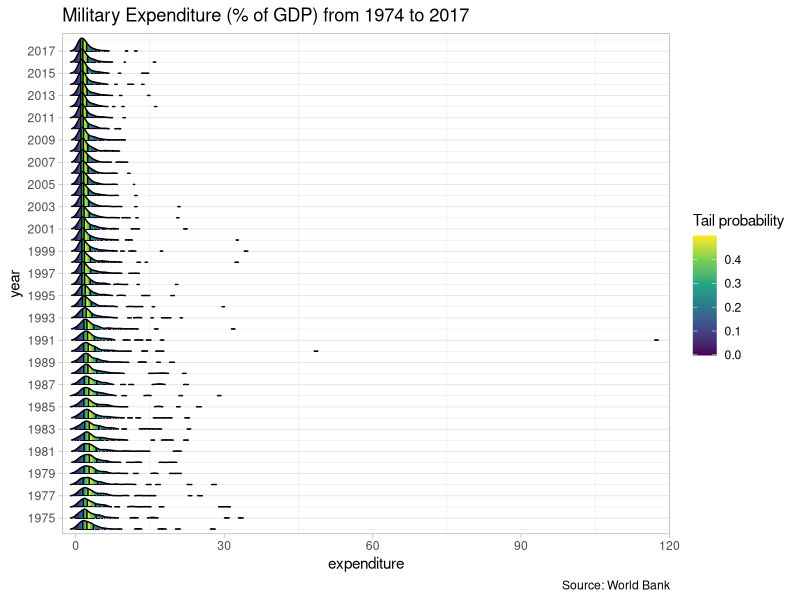
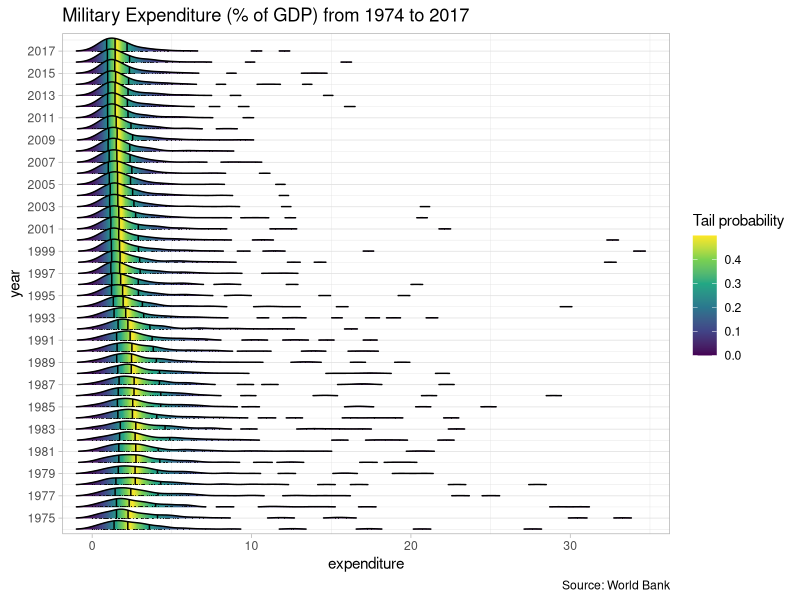
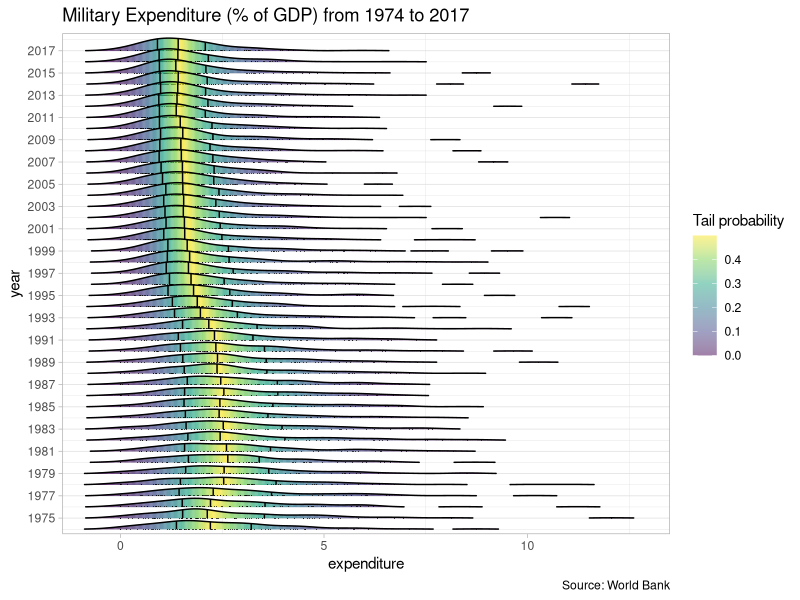
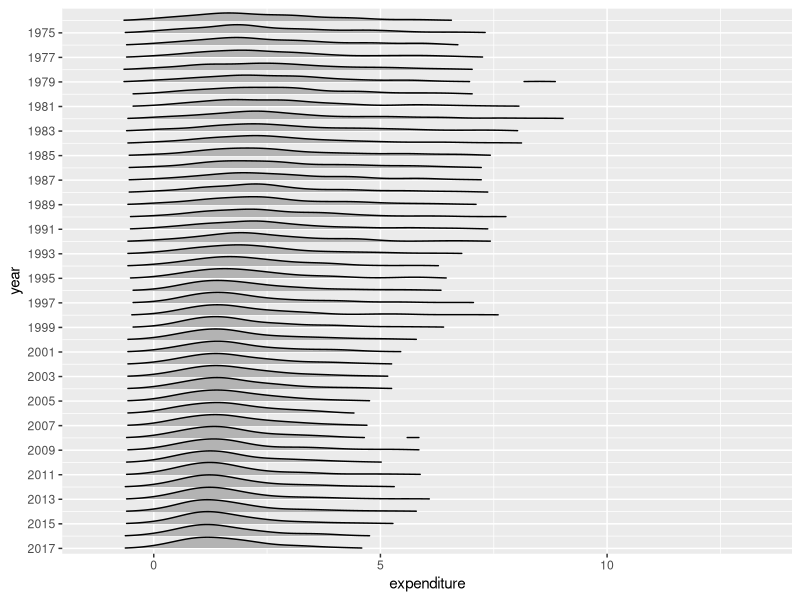
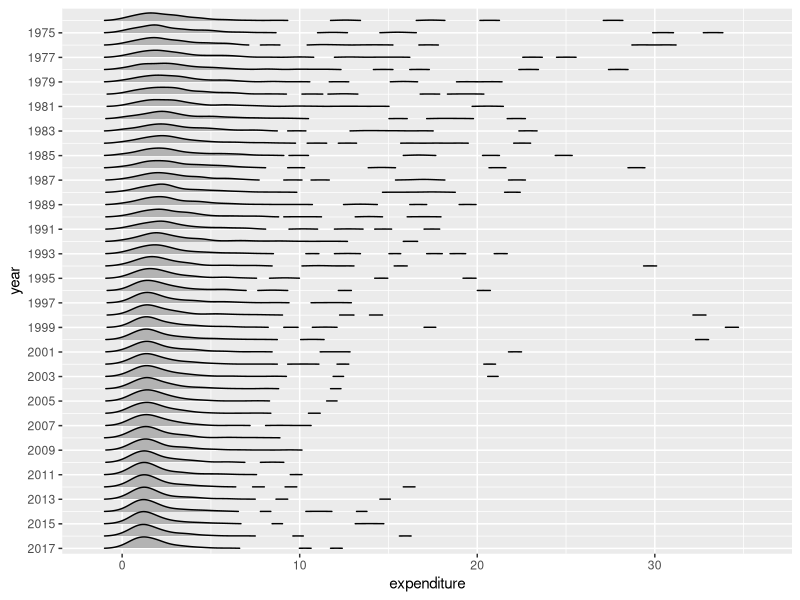

Generate these figures, in order, with R:
library(tidyverse)
library(ggridges)
library(scales)

# Cargar datos ------------------------------------------------------------

mili_exp <- read_csv("data/military_expend.csv")

mili_exp %>%
  ggplot(aes(x = expenditure, y = year, group = year, fill = 0.5 - abs(0.5 - ..ecdf..))) +
  stat_density_ridges(
    geom = "density_ridges_gradient",
    calc_ecdf = TRUE,
    quantiles = 4,
    quantile_lines = TRUE,
    rel_min_height = 0.01,
    jittered_points = TRUE,
    scale = 1.25,
    alpha = 0.7,
    point_shape = ".",
    point_size = 1.25,
    size = 0.25,
    position = position_points_jitter(height = 0)
  ) +
  scale_x_continuous(expand = c(0.01, 0)) +
  scale_y_continuous(breaks = seq(from = 1975, to = 2017, by = 2),
                     expand = c(0.01, 0)) +
  scale_fill_viridis_c(name = "Tail probability") +
  labs(title = "Military Expenditure (% of GDP) from 1974 to 2017",
       caption = "Source: World Bank") +
  theme_light() +
  theme(panel.grid.major.x = element_blank())

mili_exp %>%
  filter(!country == "Kuwait") %>%
  ggplot(aes(x = expenditure, y = year, group = year, fill = 0.5 - abs(0.5 - ..ecdf..))) +
  stat_density_ridges(
    geom = "density_ridges_gradient",
    calc_ecdf = TRUE,
    quantiles = 4,
    quantile_lines = TRUE,
    rel_min_height = 0.01,
    jittered_points = TRUE,
    scale = 1.25,
    alpha = 0.7,
    point_shape = ".",
    point_size = 1.25,
    size = 0.25,
    position = position_points_jitter(height = 0)
  ) +
  scale_x_continuous(expand = c(0.01, 0)) +
  scale_y_continuous(breaks = seq(from = 1975, to = 2017, by = 2),
                     expand = c(0.01, 0)) +
  scale_fill_viridis_c(name = "Tail probability") +
  labs(title = "Military Expenditure (% of GDP) from 1974 to 2017",
       caption = "Source: World Bank") +
  theme_light() +
  theme(panel.grid.major.x = element_blank())

countries_ols <- mili_exp %>% 
  filter((abs(expenditure - median(expenditure)) > 3*sd(expenditure))) %>% 
  select(country) %>% 
  unique()

mili_exp_without_ols <- mili_exp %>% 
  filter(!country %in% as.vector(countries_ols$country))

mili_exp_without_ols  %>% 
  ggplot(aes(x = expenditure, y = year, group = year, fill = 0.5 - abs(0.5 - ..ecdf..))) +
  stat_density_ridges(
    geom = "density_ridges_gradient",
    calc_ecdf = TRUE,
    quantiles = 4,
    quantile_lines = TRUE,
    rel_min_height = 0.01,
    jittered_points = TRUE,
    scale = 1.25,
    alpha = 0.7,
    point_shape = ".",
    point_size = 1,
    size = 0.25,
    position = position_points_jitter(height = 0)
  ) +
  scale_x_continuous(expand = c(0.01, 0)) +
  scale_y_continuous(breaks = seq(from = 1975, to = 2017, by = 2),
                     expand = c(0.01, 0)) +
  scale_fill_viridis_c(name = "Tail probability", alpha = 0.5) +
  labs(title = "Military Expenditure (% of GDP) from 1974 to 2017",
       caption = "Source: World Bank") +
  theme_light() +
  theme(panel.grid.major.x = element_blank())





countries_ols <- mili_exp %>% 
  filter((abs(expenditure - median(expenditure)) > 3*sd(expenditure))) %>% 
  select(country) %>% 
  unique()

mili_exp_without_ols <- mili_exp %>% 
  filter(!country %in% as.vector(countries_ols$country))

mili_exp_without_ols  %>% 
  ggplot(aes(x = expenditure, y = year, group = year)) +
  geom_density_ridges(scale = 1, size = 0.25, rel_min_height = 0.03) +
  scale_y_discrete(expand = c(0.01, 0)) +
  scale_y_reverse(breaks = seq(from = 1975, to = 2017, by = 2),
                  expand = c(0.01, 0))

mili_exp %>% 
  filter(!country == "Kuwait") %>% 
  ggplot(aes(x = expenditure, y = year, group = year)) +
  geom_density_ridges(scale = 1, size = 0.25, rel_min_height = 0.01) +
  scale_y_discrete(expand = c(0.01, 0)) +
  scale_y_reverse(breaks = seq(from = 1975, to = 2017, by = 2),
                  expand = c(0.01, 0))
